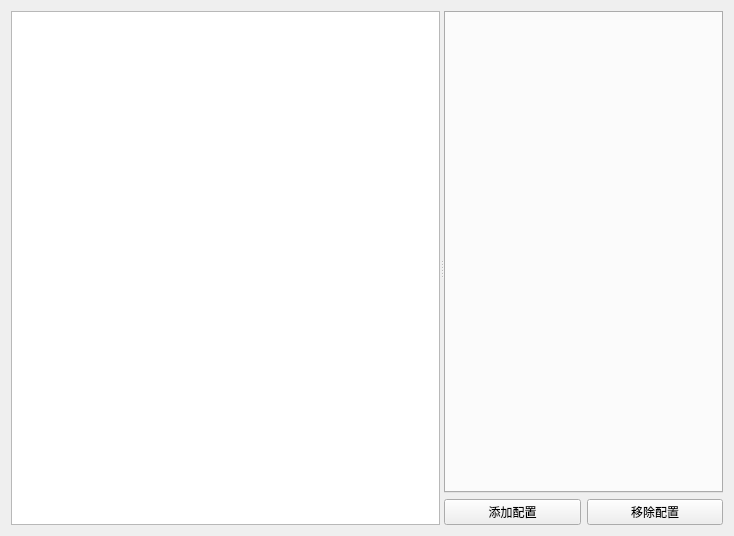
<?xml version="1.0" encoding="UTF-8"?>
<ui version="4.0">
 <class>PageSetupCalculators</class>
 <widget class="QWidget" name="PageSetupCalculators">
  <property name="geometry">
   <rect>
    <x>0</x>
    <y>0</y>
    <width>734</width>
    <height>536</height>
   </rect>
  </property>
  <property name="windowTitle">
   <string>Form</string>
  </property>
  <layout class="QVBoxLayout" name="verticalLayout_2">
   <item>
    <widget class="QSplitter" name="splitter">
     <property name="orientation">
      <enum>Qt::Horizontal</enum>
     </property>
     <property name="childrenCollapsible">
      <bool>false</bool>
     </property>
     <widget class="VTextBrowser" name="setupText"/>
     <widget class="QWidget" name="">
      <layout class="QVBoxLayout" name="verticalLayout">
       <item>
        <widget class="QTabWidget" name="tabWidget">
         <property name="currentIndex">
          <number>-1</number>
         </property>
         <property name="tabsClosable">
          <bool>true</bool>
         </property>
        </widget>
       </item>
       <item>
        <layout class="QHBoxLayout" name="horizontalLayout">
         <item>
          <widget class="QPushButton" name="addSetupButton">
           <property name="text">
            <string>添加配置</string>
           </property>
           <property name="icon">
            <iconset resource="../res.qrc">
             <normaloff>:/res/icons/Plus Math-96.png</normaloff>:/res/icons/Plus Math-96.png</iconset>
           </property>
          </widget>
         </item>
         <item>
          <widget class="QPushButton" name="removeSetupButton">
           <property name="text">
            <string>移除配置</string>
           </property>
           <property name="icon">
            <iconset resource="../res.qrc">
             <normaloff>:/res/icons/Cancel-96.png</normaloff>:/res/icons/Cancel-96.png</iconset>
           </property>
          </widget>
         </item>
        </layout>
       </item>
      </layout>
     </widget>
    </widget>
   </item>
  </layout>
 </widget>
 <customwidgets>
  <customwidget>
   <class>VTextBrowser</class>
   <extends>QTextEdit</extends>
   <header>widgets/vtextbrowser.h</header>
  </customwidget>
 </customwidgets>
 <resources>
  <include location="../res.qrc"/>
 </resources>
 <connections/>
</ui>
